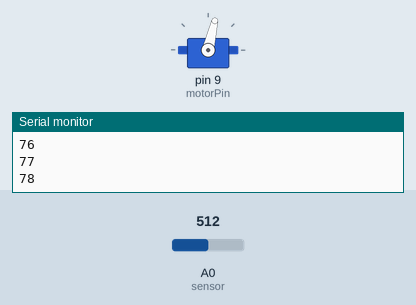
Recording of a sketch running on a simulated Arduino Uno, built with avr-gcc and run on an emulated ATmega328P. Shown: servo, the last lines printed to the serial monitor. Inputs (shaded band) come from the test bench; at power-on: A0 (sensor) = 512.

Above: at 4.6 s.
4.7 s: A0 (sensor) set to 685
At 5.1 s:
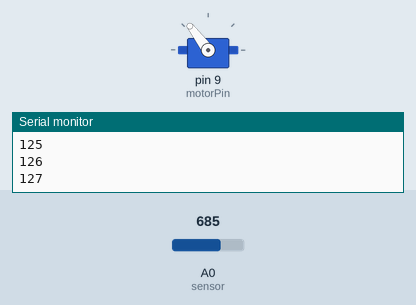
10.8 s: A0 (sensor) set to 717
At 11.05 s:
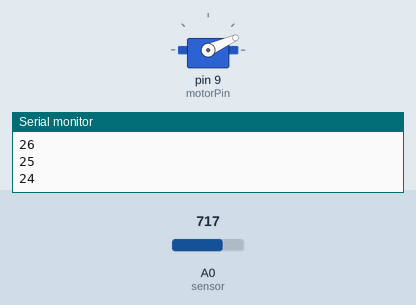
At 11.9 s:
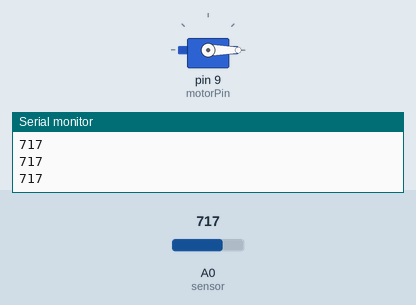
Timing chart, 0 to 13.8 s (numbered marks = the images above; inputs shaded):
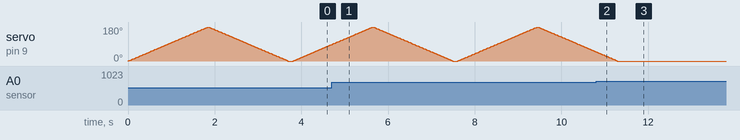

The sketch:

MoistureSensor.ino
```cpp
#include <Servo.h>
Servo motor;
int sensor = A0;
int motorPin = 9;

void setup(){
  pinMode(A0, INPUT);
  pinMode(motorPin, OUTPUT);
  motor.attach(motorPin);
  Serial.begin(9600);
}

void loop(){
  int sensedValue = analogRead(sensor);
    Serial.println(sensedValue);
  if(sensedValue < 700){
    Serial.println("In loop");
    for(int i = 0; i <= 180; i++){
      Serial.println(i);
      motor.write(i);
      delay(10);
    }
    for(int i = 180; i >= 0; i--){
      Serial.println(i);
      motor.write(i);
      delay(10);
    }
  }


  delay(100);
}
```

Measured:
- the behaviour switches between 699 and 700 on A0 (sensor) (found by bisection; images 1 and 2)
- after the input at 10.8 s, servo on pin 9 (motorPin): goes on until 11.3 s, then stays 0°
